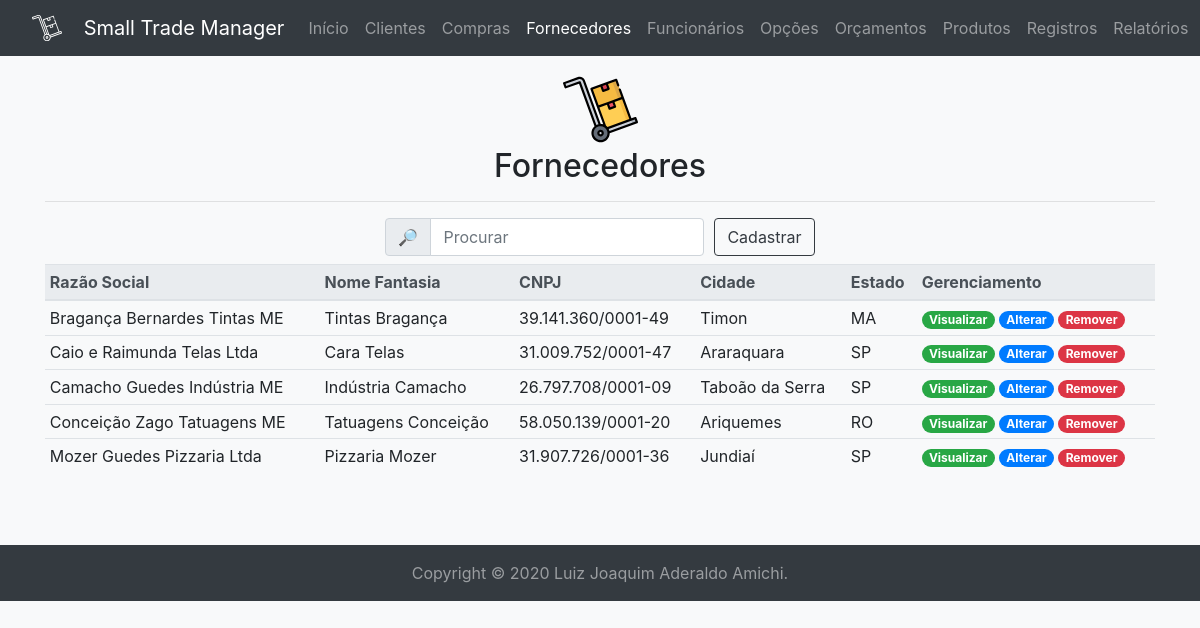
Page /provider/ (signed in) on the committed database.
### tables this page shows
create table if not exists providers (
	id int unsigned auto_increment not null primary key,
	company_name varchar(32) character set 'utf8' not null,
	fantasy_name varchar(64) character set 'utf8' not null,
	state_registration char(12) character set 'utf8' null unique,
	cnpj char(14) character set 'utf8' not null unique,
	foundation_date date not null,
	postal_code char(8) character set 'utf8' null,
	district varchar(32) character set 'utf8' null,
	city varchar(64) character set 'utf8' not null,
	state char(2) character set 'utf8' not null,
	address varchar(64) character set 'utf8' not null,
	number int unsigned not null,
	complement varchar(32) character set 'utf8' null,
	email varchar(32) character set 'utf8' not null,
	phone char(10) character set 'utf8' not null,
	cell_phone char(11) character set 'utf8' null,
	note varchar(512) character set 'utf8' null
);

### mysql.php (called while the page is built, shortened)
<?php
$db = null;
function execute(string $query, ?object &$record=null): array|bool {
	global $db;
	$operation = strtolower(substr($query, 0, 6));
	$tuple = $record ? convert($record) : $record;
	$connection = $db ?? open();
	$stmt = null;
	if($connection) {
		try {
			if($operation == 'delete') {
				$queries = explode(';', $query);
				foreach($queries as $query) {
					if(!empty($query)) {
						$stmt = $connection->prepare($query);
						$stmt->execute();
					}
				}
			}
			elseif(in_array($operation, ['insert', 'select', 'update'])) {
				$stmt = $connection->prepare($query);
				$stmt->execute($tuple);
			}
			if($operation == 'select') {
				return $stmt->fetchAll(\PDO::FETCH_OBJ);
			}
			elseif(in_array($operation, ['delete', 'insert', 'update'])) {
				if($operation == 'insert' && $record) {
					$record->id = $connection->lastInsertId() ?: ($record->id ?? 0);
				}
				$commit = $connection->commit();
				return (bool) ($operation == 'delete' ? $commit : $stmt->rowCount());
			}
		}
		catch(\PDOException $e) {
			\util\history($e);
			if($operation == 'select') {
				return [];
			}
			elseif(in_array($operation, ['delete', 'insert', 'update'])) {
				$connection->rollBack();
				return false;
			}
		}
		finally {
			$connection = null;
		}
	}
	return false;
}
function open(): ?\PDO {
	global $db;
	if(!$db) {
		try {
			$db = new \PDO('mysql:host=' . MYSQL_HOST . ';dbname=' . MYSQL_SCHEMA, MYSQL_USER, MYSQL_PASSWORD);
			$db->setAttribute(\PDO::ATTR_ERRMODE, \PDO::ERRMODE_EXCEPTION);
			$db->setAttribute(\PDO::ATTR_DEFAULT_FETCH_MODE, \PDO::FETCH_OBJ);
			return $db;
		}
		catch(\PDOException $e) {
			\util\history($e);
			return null;
		}
	}
	return $db;
}

### controllers/provider.php (called while the page is built, shortened)
<?php
require_once __DIR__ . '/../mysql.php';
function beautify(object $tuple): object {
	$tuple->state_registration = isset($tuple->state_registration) ? substr($tuple->state_registration, 0, 3) . '.' . substr($tuple->state_registration, 3, 3) . '.' . substr($tuple->state_registration, 6, 3) . '.' . substr($tuple->state_registration, 9, 3) : null;
	$tuple->cnpj = substr($tuple->cnpj, 0, 2) . '.' . substr($tuple->cnpj, 2, 3) . '.' . substr($tuple->cnpj, 5, 3) . '/' . substr($tuple->cnpj, 8, 4) . '-' . substr($tuple->cnpj, 12, 2);
	$tuple->postal_code = isset($tuple->postal_code) ? substr($tuple->postal_code, 0, 5) . '-' . substr($tuple->postal_code, 5, 3) : null;
	$tuple->phone = '(' . substr($tuple->phone, 0, 2) . ') ' . substr($tuple->phone, 2, 4) . '-' . substr($tuple->phone, 6, 4);
	$tuple->cell_phone = isset($tuple->cell_phone) ? '(' . substr($tuple->cell_phone, 0, 2) . ') ' . substr($tuple->cell_phone, 2, 5) . '-' . substr($tuple->cell_phone, 7, 4) : null;
	$tuple->foundation_date = substr($tuple->foundation_date, 8, 2) . '/' . substr($tuple->foundation_date, 5, 2) . '/' . substr($tuple->foundation_date, 0, 4);
	return $tuple;
}

### templates/provider/index.php (the view, shortened to what this page needs)
	<div class="container mb-5">
		<div class="my-3 text-center">
			<img alt="Fornecedor" class="img-fluid mx-3" height="75" src="<?=BASE_URL?>img/provider-color.svg" width="75"/>
			<h2><?=PAGE_TITLE?></h2>
			<hr/>
		</div>
		<form accept-charset="utf-8" action="<?=BASE_URL . 'action/' . PAGE_NAME?>/select/" autocomplete="on" class="form-inline justify-content-center" enctype="application/x-www-form-urlencoded" id="search-provider" method="get" name="search-provider" rel="noopener" target="_self">
			<div class="form-row align-items-center">
				<div class="col-auto">
					<div class="input-group mb-2">
						<div class="input-group-prepend">
							<div class="input-group-text">&#128270;</div>
						</div>
						<input class="form-control" form="search-provider" id="search" minlength="1" name="all" placeholder="Procurar" required type="search"/>
					</div>
				</div>
				<div class="col-auto">
					<a class="btn btn-outline-dark mb-2" href="<?=BASE_URL . PAGE_NAME?>/insert/" role="button">Cadastrar</a>
				</div>
			</div>
		</form>
		<table class="table table-hover table-sm">
			<caption></caption>
			<thead class="thead-light">
				<tr>
					<th id="company_name" scope="row">Razão Social</th>
					<th id="fantasy_name" scope="row">Nome Fantasia</th>
					<th id="cnpj" scope="row">CNPJ</th>
					<th id="city" scope="row">Cidade</th>
					<th id="state" scope="row">Estado</th>
					<th id="manage" scope="row">Gerenciamento</th>
				</tr>
			</thead>
			<tbody>
				<?php foreach($tuples as $tuple): ?>
				<tr class="text-truncate" id="<?=$tuple->id?>">
					<td><?=$tuple->company_name?></td>
					<td><?=$tuple->fantasy_name?></td>
					<td><?=$tuple->cnpj?></td>
					<td><?=$tuple->city?></td>
					<td><?=$tuple->state?></td>
					<td>
						<a href="<?=BASE_URL . PAGE_NAME?>/view/?id=<?=$tuple->id?>"><span class="badge badge-pill badge-success">Visualizar</span></a>
						<a href="<?=BASE_URL . PAGE_NAME?>/update/?id=<?=$tuple->id?>"><span class="badge badge-pill badge-primary">Alterar</span></a>
						<a data-action="remove-btn" data-id="<?=$tuple->id?>" data-model="<?=BASE_URL . 'action/' . PAGE_NAME?>/delete/" data-target="#remove-modal" data-toggle="modal" href="#"><span class="badge badge-pill badge-danger">Remover</span></a>
					</td>
				</tr>
				<?php endforeach; ?>
			</tbody>
		</table>
	</div>
</body>
</html>

### rows in the picture
providers: company_name "Bragança Bernardes Tintas ME", fantasy_name "Tintas Bragança", cnpj "39.141.360/0001-49", city "Timon", state "MA"
providers: company_name "Caio e Raimunda Telas Ltda", fantasy_name "Cara Telas", cnpj "31.009.752/0001-47", city "Araraquara", state "SP"
providers: company_name "Camacho Guedes Indústria ME", fantasy_name "Indústria Camacho", cnpj "26.797.708/0001-09", city "Taboão da Serra", state "SP"
providers: company_name "Conceição Zago Tatuagens ME", fantasy_name "Tatuagens Conceição", cnpj "58.050.139/0001-20", city "Ariquemes", state "RO"
providers: company_name "Mozer Guedes Pizzaria Ltda", fantasy_name "Pizzaria Mozer", cnpj "31.907.726/0001-36", city "Jundiaí", state "SP"

### other values in the picture
PAGE_TITLE "Fornecedores"
